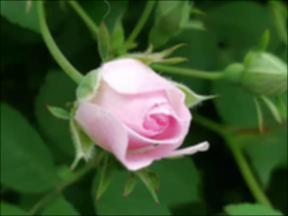
%> input picture 07大四上/0703数字图像处理/实验/实验3/frose.jpg, 288 x 216 px
$ octave lab3_1.m   (GNU Octave 9; MATLAB toolbox functions it lacks are replaced by stand-ins)
%> lines starting %> are read from the running program, lines starting %| are printed output that depends on the picture
Image=im2double(imread("frose.jpg"));
gray=rgb2gray(Image);
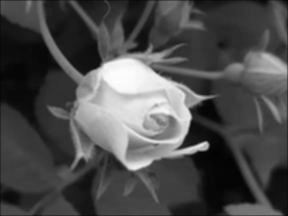
%> gray: size 216x288 double; min 0.0046, max 0.995, mean 0.302
H=fspecial("laplacian",0);
R=imfilter(Image,H);
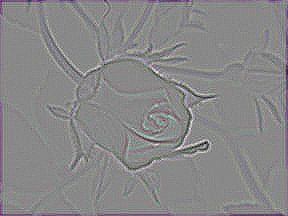
%> R: size 216x288x3 double; mean R, G, B -0.00118, -0.00333, -0.000637; drawn with min black and max white
edgeImage=abs(R);
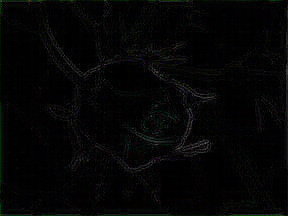
%> edgeImage: size 216x288x3 double; mean R, G, B 0.02, 0.0215, 0.0204
H1=[0 -1 0;-1 5 -1;0 -1 0];
sharpImage=imfilter(Image,H1);
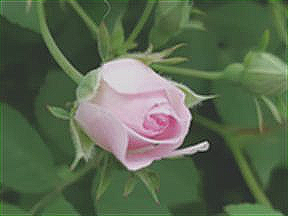
%> sharpImage: size 216x288x3 double; mean R, G, B 0.258, 0.347, 0.201; drawn with min black and max white
BW=edge(gray,"zerocross",0.05,H);
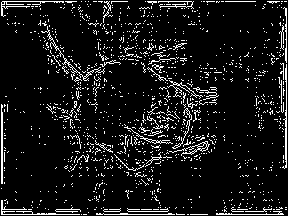
%> BW: size 216x288 logical; 9.1% white in thin lines or dots
subplot(221),imshow(Image),title("原图像");
subplot(222),imshow(edgeImage),title("Laplacian滤波图像");
subplot(223),imshow(BW),title("Laplacian边缘检测");
subplot(224),imshow(sharpImage),title("Laplacian锐化图像");
%> after `imshow(sharpImage)`:
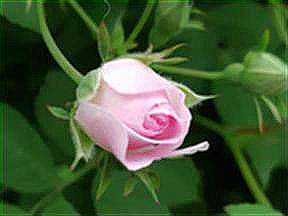
%> displayed picture: size 216x288x3, on the screen's scale of 0 to 255; mean R, G, B 65.9, 88.6, 51.6
imwrite(edgeImage,"li6-21-1.jpg");
imwrite(BW,"li6-21-2.jpg");
imwrite(sharpImage,"li6-21-3.jpg");
